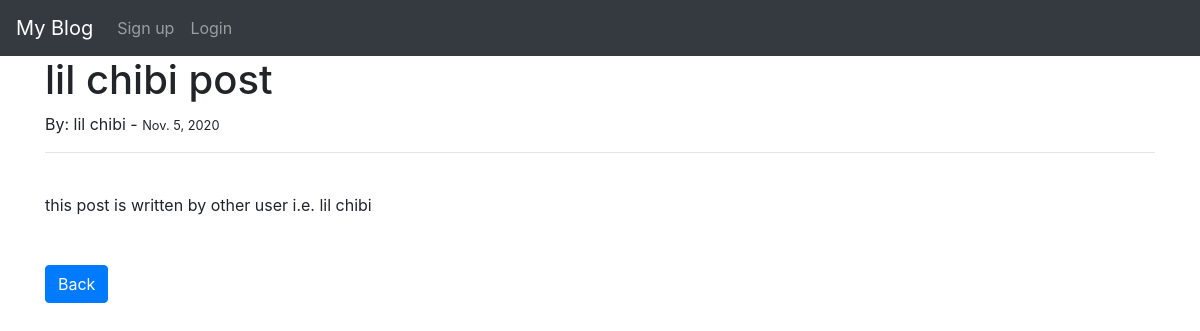
Page /article/6 on the committed database.
### blog_app/models.py (models this page shows, shortened)
class Post(models.Model):
    title = models.CharField(max_length=255)
    author = models.ForeignKey(User, on_delete=models.CASCADE)
    body = models.TextField()
    post_date = models.DateField(auto_now_add=True)

### blog_app/views.py (the view)
# urls.py: path('article/<int:pk>', ArticleDetailView.as_view(), name='article_detail'),
class ArticleDetailView(DetailView):
    model = Post
    template_name = 'article_detail.html'

### templates/article_detail.html (shortened to what this page needs)
{% extends "base.html"%}
{% block content %}
<h1>{{ post.title }}</h1>
<p>By: {{ post.author.first_name }} {{ post.author.last_name }} - <small>{{ post.post_date }}</small></p>
<hr><br>
{{ post.body }}
<br><br><br>
<a href="{% url 'home' %}" class="btn btn-primary">Back</a>
{% endblock %}

### rows in the picture
Post: title "lil chibi post", author.first_name "lil", author.last_name "chibi", post_date "Nov. 5, 2020", body "this post is written by other user i.e. lil chibi"
